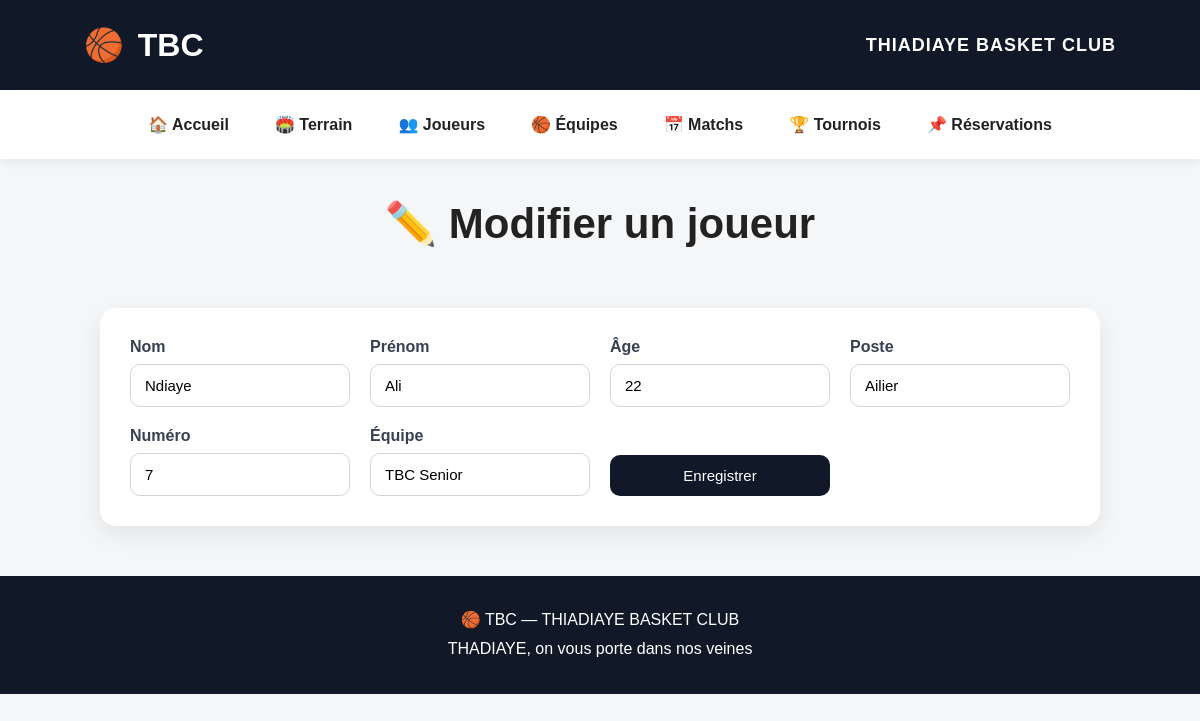
/joueurs/modifier/2, run on the app's committed database.
### tables this page shows
CREATE TABLE joueurs (
            id INTEGER PRIMARY KEY AUTOINCREMENT,
            nom TEXT NOT NULL,
            prenom TEXT NOT NULL,
            age INTEGER,
            poste TEXT,
            numero INTEGER,
            equipe TEXT
        );

### app.py (the view, shortened to what this page needs)
@app.route("/joueurs/modifier/<int:id>", methods=["GET", "POST"])
def modifier_joueur(id):
    connection = get_connection()
    joueur = connection.execute("SELECT * FROM joueurs WHERE id = ?", (id,)).fetchone()
    if joueur is None:
        connection.close()
        return redirect(url_for("joueurs"))
    connection.close()
    return render_template("modifier_joueur.html", joueur=joueur)

### database.py (called while the page is built)
def get_connection():
    os.makedirs(DATABASE_FOLDER, exist_ok=True)
    connection = sqlite3.connect(DATABASE_FILE)
    connection.row_factory = sqlite3.Row
    return connection

### templates/modifier_joueur.html (shortened to what this page needs)
{% extends "base.html" %}
{% block content %}
<section class="page-header">
    <h1>✏️ Modifier un joueur</h1>
</section>
<section class="info-box">
    <form method="post" class="form-grid">
        <div class="field">
            <label>Nom</label>
            <input type="text" name="nom" value="{{ joueur.nom }}" required>
        </div>
        <div class="field">
            <label>Prénom</label>
            <input type="text" name="prenom" value="{{ joueur.prenom }}" required>
        </div>
        <div class="field">
            <label>Âge</label>
            <input type="number" name="age" value="{{ joueur.age or '' }}">
        </div>
        <div class="field">
            <label>Poste</label>
            <input type="text" name="poste" value="{{ joueur.poste or '' }}">
        </div>
        <div class="field">
            <label>Numéro</label>
            <input type="number" name="numero" value="{{ joueur.numero or '' }}">
        </div>
        <div class="field">
            <label>Équipe</label>
            <input type="text" name="equipe" value="{{ joueur.equipe or '' }}">
        </div>
        <div class="field form-submit">
            <button type="submit">Enregistrer</button>
        </div>
    </form>
</section>
{% endblock %}

### static/style.css (style rules this page uses)
* { margin: 0; padding: 0; box-sizing: border-box; }
body { font-family: Arial, Helvetica, sans-serif; background: #f4f6f8; color: #222; }
.page-header { text-align: center; padding: 40px 20px 20px; }
.page-header h1 { font-size: 42px; margin-bottom: 10px; }
.info-box, .card-panel { background: white; border-radius: 16px; box-shadow: 0 8px 25px rgba(0,0,0,0.08); padding: 30px; margin: 30px auto; max-width: 1000px; }
.form-grid { display: grid; grid-template-columns: repeat(auto-fit, minmax(220px, 1fr)); gap: 20px; align-items: end; }
.field { display: flex; flex-direction: column; gap: 8px; }
.field label { font-weight: bold; color: #374151; }
.field input, .field select, .field button { padding: 12px 14px; border: 1px solid #d1d5db; border-radius: 10px; font-size: 15px; }
.form-submit button, button { background: #111827; color: white; border: none; cursor: pointer; transition: 0.2s ease; }

### data on the page
joueurs: nom "Ndiaye", prenom "Ali", age "22", poste "Ailier", numero "7", equipe "TBC Senior"
